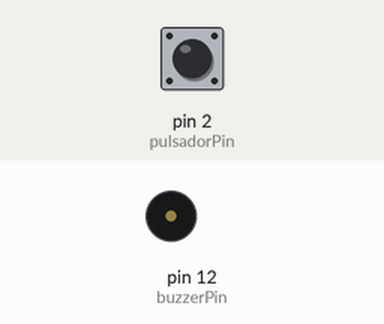
A sketch run on a simulated Arduino Uno, built with avr-gcc and run on an emulated ATmega328P. On the bench: buzzer (waves = sounding). The test bench sets the inputs (shaded band); at power-on: pin 2 (pulsadorPin) LOW.

Above: at 1.2 s.
1.3 s: pin 2 (pulsadorPin) pulled HIGH for 3.2 s
At 2.0 s:
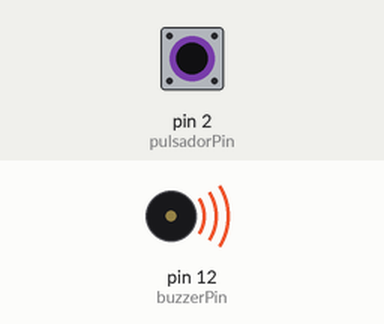
Timing chart, 0 to 5.8 s (numbered marks = the images above; inputs shaded):
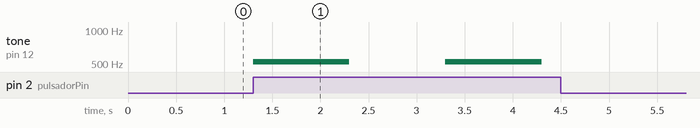

Measured:
- after the input at 1.3 s, tone on pin 12 (buzzerPin): alternates 523 Hz for 1.0 s and silent for 1.0 s, 4 changes in all, then stays silent, starting at once

The sketch:

3B_Pulsador_tone.ino
```cpp
/*
 Pulsador Zumbador
 Sistema para controlar un zumbador con un pulsador

 Hardware:
 Pulsador pin 2
 Zumbador pin 12

 */

// constantes que no cambian se usan para establecer los pines
const int pulsadorPin = 2;      // el numero del pin del pulsador
const int buzzerPin =  12;      // el numero de pin del zumbador

// variables que cambian
int estadoPulsador = 0;         // variable para almacenar el estado del pulsador

void setup() {

  pinMode(pulsadorPin, INPUT);  // inicializa el pulsador como entrada


}

void loop() {

 estadoPulsador = digitalRead(pulsadorPin);   // lee el estado del pulsador y lo
                                              //almacena en la variable

  if (estadoPulsador == HIGH) {         // revisa si el pulsador esta presionado
    tone(buzzerPin, 523);               // activa el zumbador  C5: 523
    delay(1000);
    noTone(buzzerPin);
    delay(1000);
  }

}
```
